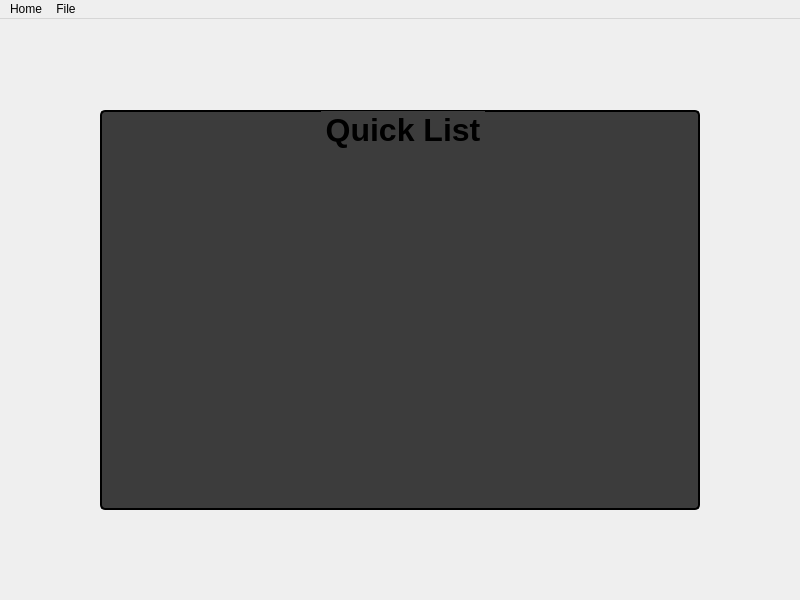
<?xml version="1.0" encoding="UTF-8"?>
<ui version="4.0">
 <class>MainWindow</class>
 <widget class="QMainWindow" name="MainWindow">
  <property name="geometry">
   <rect>
    <x>0</x>
    <y>0</y>
    <width>800</width>
    <height>600</height>
   </rect>
  </property>
  <property name="windowTitle">
   <string>MainWindow</string>
  </property>
  <widget class="QWidget" name="centralwidget">
   <layout class="QHBoxLayout" name="horizontalLayout">
    <property name="spacing">
     <number>1</number>
    </property>
    <property name="leftMargin">
     <number>1</number>
    </property>
    <property name="topMargin">
     <number>1</number>
    </property>
    <property name="rightMargin">
     <number>1</number>
    </property>
    <property name="bottomMargin">
     <number>1</number>
    </property>
    <item>
     <widget class="QStackedWidget" name="stackedWidget">
      <property name="currentIndex">
       <number>0</number>
      </property>
      <widget class="QWidget" name="homePage">
       <property name="styleSheet">
        <string notr="true">#homePage {	
	border-image: url(:/images/background.jpg) 0 0 0 0 stretch stretch;
}</string>
       </property>
       <layout class="QGridLayout" name="gridLayout">
        <property name="leftMargin">
         <number>1</number>
        </property>
        <property name="topMargin">
         <number>1</number>
        </property>
        <property name="rightMargin">
         <number>1</number>
        </property>
        <property name="bottomMargin">
         <number>1</number>
        </property>
        <property name="spacing">
         <number>1</number>
        </property>
        <item row="1" column="2">
         <spacer name="horizontalSpacer_2">
          <property name="orientation">
           <enum>Qt::Orientation::Horizontal</enum>
          </property>
          <property name="sizeHint" stdset="0">
           <size>
            <width>40</width>
            <height>20</height>
           </size>
          </property>
         </spacer>
        </item>
        <item row="0" column="1">
         <spacer name="verticalSpacer">
          <property name="orientation">
           <enum>Qt::Orientation::Vertical</enum>
          </property>
          <property name="sizeHint" stdset="0">
           <size>
            <width>20</width>
            <height>40</height>
           </size>
          </property>
         </spacer>
        </item>
        <item row="1" column="1">
         <widget class="QGroupBox" name="navigateBox">
          <property name="sizePolicy">
           <sizepolicy hsizetype="Minimum" vsizetype="Minimum">
            <horstretch>0</horstretch>
            <verstretch>0</verstretch>
           </sizepolicy>
          </property>
          <property name="minimumSize">
           <size>
            <width>600</width>
            <height>400</height>
           </size>
          </property>
          <property name="font">
           <font>
            <pointsize>24</pointsize>
            <bold>true</bold>
           </font>
          </property>
          <property name="styleSheet">
           <string notr="true">#navigateBox {
	background-color: rgba(0, 0, 0, 0.75);
	border-radius: 5px;
	border: 2px solid black
}</string>
          </property>
          <property name="title">
           <string>Quick List</string>
          </property>
          <property name="alignment">
           <set>Qt::AlignmentFlag::AlignCenter</set>
          </property>
          <property name="flat">
           <bool>true</bool>
          </property>
          <property name="checkable">
           <bool>false</bool>
          </property>
          <layout class="QHBoxLayout" name="horizontalLayout_2">
           <property name="topMargin">
            <number>50</number>
           </property>
           <item>
            <layout class="QGridLayout" name="quickListGridLayout"/>
           </item>
          </layout>
         </widget>
        </item>
        <item row="1" column="0">
         <spacer name="horizontalSpacer">
          <property name="orientation">
           <enum>Qt::Orientation::Horizontal</enum>
          </property>
          <property name="sizeHint" stdset="0">
           <size>
            <width>40</width>
            <height>20</height>
           </size>
          </property>
         </spacer>
        </item>
        <item row="2" column="1">
         <spacer name="verticalSpacer_2">
          <property name="orientation">
           <enum>Qt::Orientation::Vertical</enum>
          </property>
          <property name="sizeHint" stdset="0">
           <size>
            <width>20</width>
            <height>40</height>
           </size>
          </property>
         </spacer>
        </item>
       </layout>
      </widget>
      <widget class="QWidget" name="documentsPage"/>
     </widget>
    </item>
   </layout>
  </widget>
  <widget class="QMenuBar" name="menuBar">
   <property name="geometry">
    <rect>
     <x>0</x>
     <y>0</y>
     <width>803</width>
     <height>33</height>
    </rect>
   </property>
   <widget class="QMenu" name="menuHome">
    <property name="title">
     <string>Home</string>
    </property>
    <addaction name="actionHome_Page"/>
    <addaction name="actionAbout"/>
    <addaction name="actionDocumentation"/>
   </widget>
   <widget class="QMenu" name="menuFile">
    <property name="title">
     <string>File</string>
    </property>
    <addaction name="actionOpen_Audio_File"/>
    <addaction name="actionCreate_New_File"/>
   </widget>
   <addaction name="menuHome"/>
   <addaction name="menuFile"/>
  </widget>
  <action name="actionAbout">
   <property name="text">
    <string>About</string>
   </property>
  </action>
  <action name="actionDocumentation">
   <property name="text">
    <string>Documentation</string>
   </property>
  </action>
  <action name="actionOpen_Audio_File">
   <property name="text">
    <string>Open Audio File</string>
   </property>
  </action>
  <action name="actionCreate_New_File">
   <property name="text">
    <string>Create New File</string>
   </property>
  </action>
  <action name="actionHome_Page">
   <property name="text">
    <string>Home Page</string>
   </property>
  </action>
 </widget>
 <resources>
  <include location="../resources/resources.qrc"/>
 </resources>
 <connections/>
</ui>
